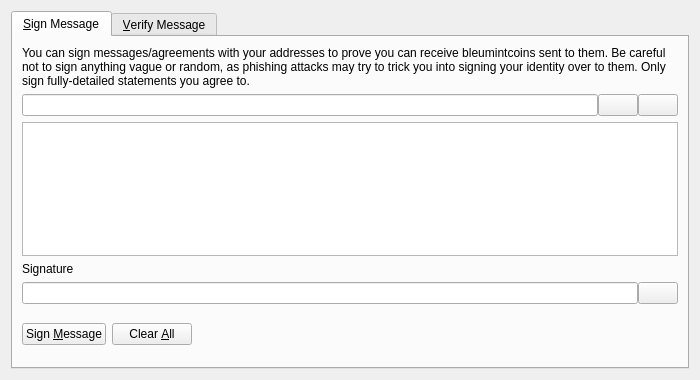
<?xml version="1.0" encoding="UTF-8"?>
<ui version="4.0">
 <class>SignVerifyMessageDialog</class>
 <widget class="QDialog" name="SignVerifyMessageDialog">
  <property name="geometry">
   <rect>
    <x>0</x>
    <y>0</y>
    <width>700</width>
    <height>380</height>
   </rect>
  </property>
  <property name="windowTitle">
   <string>Signatures - Sign / Verify a Message</string>
  </property>
  <property name="modal">
   <bool>true</bool>
  </property>
  <layout class="QVBoxLayout" name="verticalLayout">
   <item>
    <widget class="QTabWidget" name="tabWidget">
     <property name="currentIndex">
      <number>0</number>
     </property>
     <widget class="QWidget" name="tabSignMessage">
      <attribute name="title">
       <string>&amp;Sign Message</string>
      </attribute>
      <layout class="QVBoxLayout" name="verticalLayout_SM">
       <item>
        <widget class="QLabel" name="infoLabel_SM">
         <property name="text">
          <string>You can sign messages/agreements with your addresses to prove you can receive bleumintcoins sent to them. Be careful not to sign anything vague or random, as phishing attacks may try to trick you into signing your identity over to them. Only sign fully-detailed statements you agree to.</string>
         </property>
         <property name="textFormat">
          <enum>Qt::PlainText</enum>
         </property>
         <property name="wordWrap">
          <bool>true</bool>
         </property>
        </widget>
       </item>
       <item>
        <layout class="QHBoxLayout" name="horizontalLayout_1_SM">
         <property name="spacing">
          <number>0</number>
         </property>
         <item>
          <widget class="QValidatedLineEdit" name="addressIn_SM">
           <property name="toolTip">
            <string>The Bleumintcoin address to sign the message with</string>
           </property>
          </widget>
         </item>
         <item>
          <widget class="QPushButton" name="addressBookButton_SM">
           <property name="toolTip">
            <string>Choose previously used address</string>
           </property>
           <property name="text">
            <string/>
           </property>
           <property name="icon">
            <iconset resource="../bitcoin.qrc">
             <normaloff>:/icons/address-book</normaloff>:/icons/address-book</iconset>
           </property>
           <property name="shortcut">
            <string>Alt+A</string>
           </property>
           <property name="autoDefault">
            <bool>false</bool>
           </property>
          </widget>
         </item>
         <item>
          <widget class="QPushButton" name="pasteButton_SM">
           <property name="toolTip">
            <string>Paste address from clipboard</string>
           </property>
           <property name="text">
            <string/>
           </property>
           <property name="icon">
            <iconset resource="../bitcoin.qrc">
             <normaloff>:/icons/editpaste</normaloff>:/icons/editpaste</iconset>
           </property>
           <property name="shortcut">
            <string>Alt+P</string>
           </property>
           <property name="autoDefault">
            <bool>false</bool>
           </property>
          </widget>
         </item>
        </layout>
       </item>
       <item>
        <widget class="QPlainTextEdit" name="messageIn_SM">
         <property name="toolTip">
          <string>Enter the message you want to sign here</string>
         </property>
        </widget>
       </item>
       <item>
        <widget class="QLabel" name="signatureLabel_SM">
         <property name="text">
          <string>Signature</string>
         </property>
         <property name="textFormat">
          <enum>Qt::PlainText</enum>
         </property>
        </widget>
       </item>
       <item>
        <layout class="QHBoxLayout" name="horizontalLayout_2_SM">
         <property name="spacing">
          <number>0</number>
         </property>
         <item>
          <widget class="QLineEdit" name="signatureOut_SM">
           <property name="font">
            <font>
             <italic>true</italic>
            </font>
           </property>
           <property name="readOnly">
            <bool>true</bool>
           </property>
          </widget>
         </item>
         <item>
          <widget class="QPushButton" name="copySignatureButton_SM">
           <property name="toolTip">
            <string>Copy the current signature to the system clipboard</string>
           </property>
           <property name="text">
            <string/>
           </property>
           <property name="icon">
            <iconset resource="../bitcoin.qrc">
             <normaloff>:/icons/editcopy</normaloff>:/icons/editcopy</iconset>
           </property>
           <property name="autoDefault">
            <bool>false</bool>
           </property>
          </widget>
         </item>
        </layout>
       </item>
       <item>
        <layout class="QHBoxLayout" name="horizontalLayout_3_SM">
         <item>
          <widget class="QPushButton" name="signMessageButton_SM">
           <property name="toolTip">
            <string>Sign the message to prove you own this Bleumintcoin address</string>
           </property>
           <property name="text">
            <string>Sign &amp;Message</string>
           </property>
           <property name="icon">
            <iconset resource="../bitcoin.qrc">
             <normaloff>:/icons/edit</normaloff>:/icons/edit</iconset>
           </property>
           <property name="autoDefault">
            <bool>false</bool>
           </property>
          </widget>
         </item>
         <item>
          <widget class="QPushButton" name="clearButton_SM">
           <property name="toolTip">
            <string>Reset all sign message fields</string>
           </property>
           <property name="text">
            <string>Clear &amp;All</string>
           </property>
           <property name="icon">
            <iconset resource="../bitcoin.qrc">
             <normaloff>:/icons/remove</normaloff>:/icons/remove</iconset>
           </property>
           <property name="autoDefault">
            <bool>false</bool>
           </property>
          </widget>
         </item>
         <item>
          <spacer name="horizontalSpacer_1_SM">
           <property name="orientation">
            <enum>Qt::Horizontal</enum>
           </property>
           <property name="sizeHint" stdset="0">
            <size>
             <width>40</width>
             <height>48</height>
            </size>
           </property>
          </spacer>
         </item>
         <item>
          <widget class="QLabel" name="statusLabel_SM">
           <property name="font">
            <font>
             <weight>75</weight>
             <bold>true</bold>
            </font>
           </property>
           <property name="text">
            <string/>
           </property>
           <property name="wordWrap">
            <bool>true</bool>
           </property>
          </widget>
         </item>
         <item>
          <spacer name="horizontalSpacer_2_SM">
           <property name="orientation">
            <enum>Qt::Horizontal</enum>
           </property>
           <property name="sizeHint" stdset="0">
            <size>
             <width>40</width>
             <height>48</height>
            </size>
           </property>
          </spacer>
         </item>
        </layout>
       </item>
      </layout>
     </widget>
     <widget class="QWidget" name="tabVerifyMessage">
      <attribute name="title">
       <string>&amp;Verify Message</string>
      </attribute>
      <layout class="QVBoxLayout" name="verticalLayout_VM">
       <item>
        <widget class="QLabel" name="infoLabel_VM">
         <property name="text">
          <string>Enter the receiver's address, message (ensure you copy line breaks, spaces, tabs, etc. exactly) and signature below to verify the message. Be careful not to read more into the signature than what is in the signed message itself, to avoid being tricked by a man-in-the-middle attack. Note that this only proves the signing party receives with the address, it cannot prove sendership of any transaction!</string>
         </property>
         <property name="textFormat">
          <enum>Qt::PlainText</enum>
         </property>
         <property name="alignment">
          <set>Qt::AlignLeading|Qt::AlignLeft|Qt::AlignTop</set>
         </property>
         <property name="wordWrap">
          <bool>true</bool>
         </property>
        </widget>
       </item>
       <item>
        <layout class="QHBoxLayout" name="horizontalLayout_1_VM">
         <property name="spacing">
          <number>0</number>
         </property>
         <item>
          <widget class="QValidatedLineEdit" name="addressIn_VM">
           <property name="toolTip">
            <string>The Bleumintcoin address the message was signed with</string>
           </property>
          </widget>
         </item>
         <item>
          <widget class="QPushButton" name="addressBookButton_VM">
           <property name="toolTip">
            <string>Choose previously used address</string>
           </property>
           <property name="text">
            <string/>
           </property>
           <property name="icon">
            <iconset resource="../bitcoin.qrc">
             <normaloff>:/icons/address-book</normaloff>:/icons/address-book</iconset>
           </property>
           <property name="shortcut">
            <string>Alt+A</string>
           </property>
           <property name="autoDefault">
            <bool>false</bool>
           </property>
          </widget>
         </item>
        </layout>
       </item>
       <item>
        <widget class="QPlainTextEdit" name="messageIn_VM"/>
       </item>
       <item>
        <widget class="QValidatedLineEdit" name="signatureIn_VM"/>
       </item>
       <item>
        <layout class="QHBoxLayout" name="horizontalLayout_2_VM">
         <item>
          <widget class="QPushButton" name="verifyMessageButton_VM">
           <property name="toolTip">
            <string>Verify the message to ensure it was signed with the specified Bleumintcoin address</string>
           </property>
           <property name="text">
            <string>Verify &amp;Message</string>
           </property>
           <property name="icon">
            <iconset resource="../bitcoin.qrc">
             <normaloff>:/icons/transaction_0</normaloff>:/icons/transaction_0</iconset>
           </property>
           <property name="autoDefault">
            <bool>false</bool>
           </property>
          </widget>
         </item>
         <item>
          <widget class="QPushButton" name="clearButton_VM">
           <property name="toolTip">
            <string>Reset all verify message fields</string>
           </property>
           <property name="text">
            <string>Clear &amp;All</string>
           </property>
           <property name="icon">
            <iconset resource="../bitcoin.qrc">
             <normaloff>:/icons/remove</normaloff>:/icons/remove</iconset>
           </property>
           <property name="autoDefault">
            <bool>false</bool>
           </property>
          </widget>
         </item>
         <item>
          <spacer name="horizontalSpacer_1_VM">
           <property name="orientation">
            <enum>Qt::Horizontal</enum>
           </property>
           <property name="sizeHint" stdset="0">
            <size>
             <width>40</width>
             <height>48</height>
            </size>
           </property>
          </spacer>
         </item>
         <item>
          <widget class="QLabel" name="statusLabel_VM">
           <property name="font">
            <font>
             <weight>75</weight>
             <bold>true</bold>
            </font>
           </property>
           <property name="text">
            <string/>
           </property>
           <property name="wordWrap">
            <bool>true</bool>
           </property>
          </widget>
         </item>
         <item>
          <spacer name="horizontalSpacer_2_VM">
           <property name="orientation">
            <enum>Qt::Horizontal</enum>
           </property>
           <property name="sizeHint" stdset="0">
            <size>
             <width>40</width>
             <height>48</height>
            </size>
           </property>
          </spacer>
         </item>
        </layout>
       </item>
      </layout>
     </widget>
    </widget>
   </item>
  </layout>
 </widget>
 <customwidgets>
  <customwidget>
   <class>QValidatedLineEdit</class>
   <extends>QLineEdit</extends>
   <header>qvalidatedlineedit.h</header>
  </customwidget>
 </customwidgets>
 <resources>
  <include location="../bitcoin.qrc"/>
 </resources>
 <connections/>
</ui>
